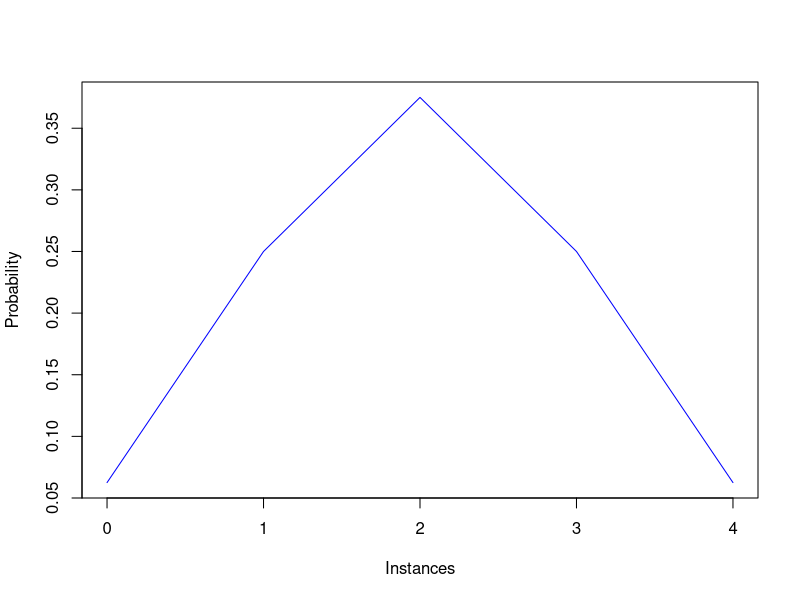
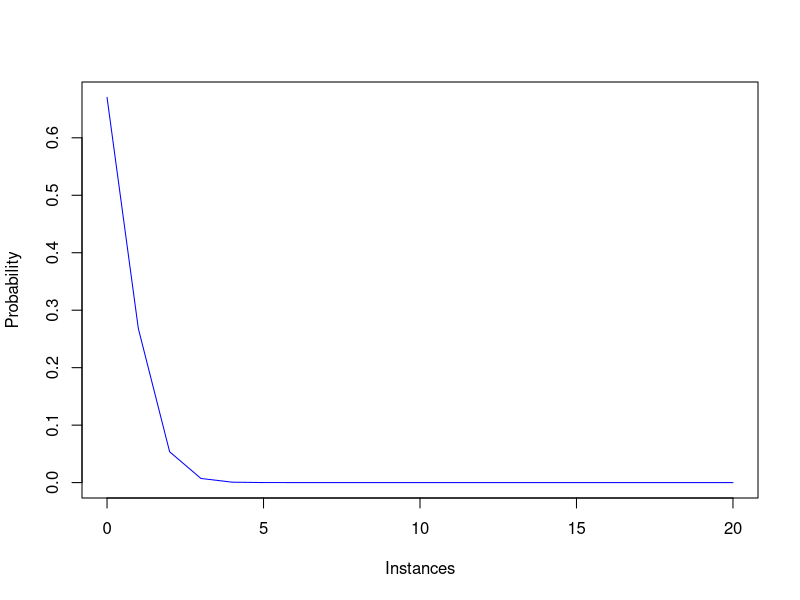

Here is the R script that generated these plots, in order:
R.home("bin")

#n - no. of independent Bernouli trials p - success, q - failure
#binomial expression
#P(X = x) = xc x p^x q^n-x

#4 coins are tossed simultaneously, what is the probability of getting
#a. 2 heads
#b. at least 2 heads
#c. at most 2 heads
#d. expectation of x
#e. variance of x
#f. visualize the probability distribution

n = 4
p = 1/2
q = 1/2

#a. P(X = x) = 4cx (1/2)^4
#P(x = 2) = 0.375
P1 = dbinom(2, n, p)
print(P1)

#b. P(x>=2) = P(x = 2) + P(x = 3) + P(X = 4)
#P(x>=2) = 0.687
P2 = sum(dbinom(2:4, n, p))
print(P2)
1 - pbinom(1, n, p) #cumulative

#c. P(x <= 2) = P(x = 0) + P(x = 1) + P(X = 2)
#P(x<=2) = 0.687
P3 = sum(dbinom(0:2, n, p))
print(P3)
pbinom(2, n, p)

#d. E(x) = summation from - inf to inf xP(x)
x = 0:n
Px = dbinom(x, n, p)
Ex = weighted.mean(x, Px)
print(Ex)

#e. var(x) = E(x^2)^2 - E(x)^2
weighted.mean(x*x, Px) - (Ex*Ex)

#f. visualization
plot(x, Px, type = "l", xlab = "Instances", ylab = "Probability", col = "blue")

#Poisson Distribution
#P(X = x) = e^-lambda lambda^x/x1 0 , x = 0, 1, 2, ...
#lambda = np

#A manufacturer of pins knows that 2 percent of his products are defective. If he sells pins in boxes of 20 in a consignment of a thousand boxes, then find the number of boxes containing
#a. at least 2 defective
#b. exactly 2
#c. at most 2 defective
#d. expectation
#e. variance
#f. visualization

n = 20
p = 0.2
lambda = 0.4

#a.
D1 = dpois(2, lambda)
print(D1)
D1 = round(1000*D1)
print(D1)

#b.
D2 = round(1000*D1)
print(D2)
D2 = round(1000*D2)
print(D2)


#c.
D3 = sum(dpois(2:n, lambda))
print(D3)
1 - ppois(1, lambda)
D3 = round(1000*D3)
print(D3)


#d.
x = 0:n
Dx = dpois(x,lambda)
Ex = weighted.mean(x, Dx)
print(Ex)

#e.
weighted.mean(x*x, Dx) - (Ex*Ex)

#f. 
plot(x, Dx, type = "l", xlab = "Instances", ylab = "Probability", col = "blue")
